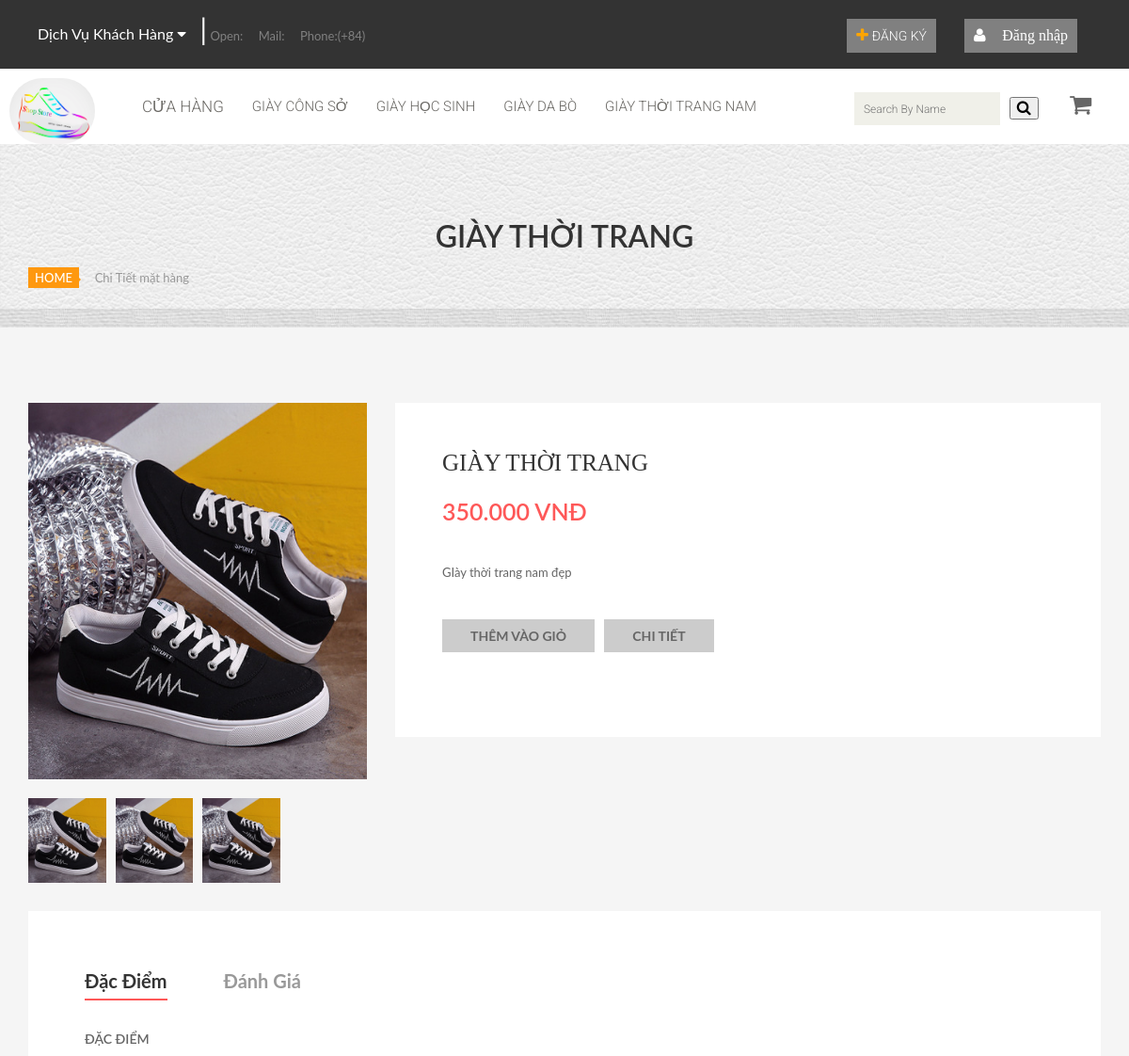
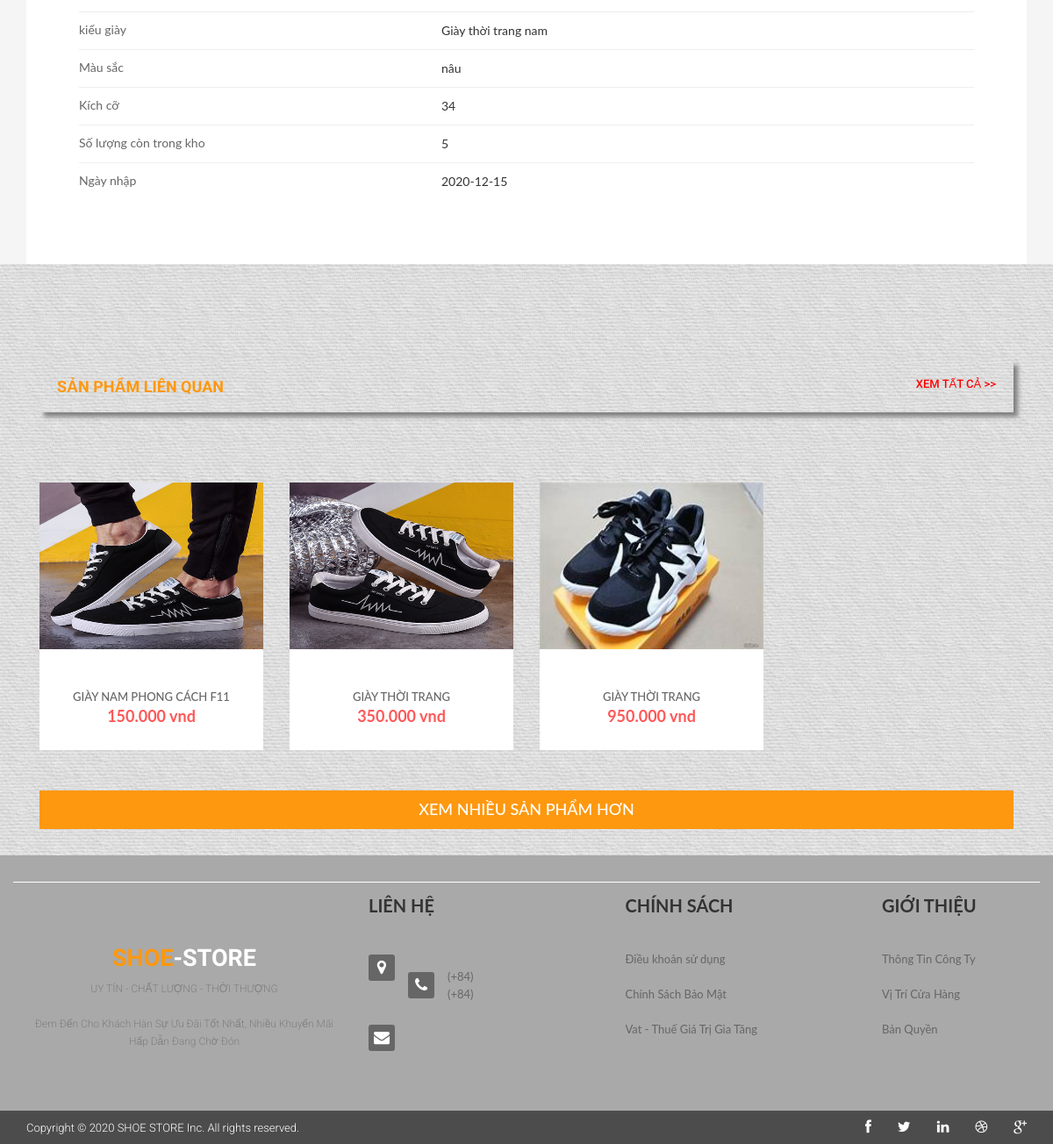
Page /?action=chitietmathang&id=7&idLoaiSP=4 on the committed database (2 pictures, top to bottom).
### tables this page shows
CREATE TABLE `loaisanpham` (
  `idLoaiSP` int(11) NOT NULL,
  `tenLSP` varchar(255) NOT NULL,
  `hinhanh` varchar(255) NOT NULL
);

CREATE TABLE `sanpham` (
  `idSP` int(11) NOT NULL,
  `idKM` int(11) NOT NULL,
  `idLoaiSP` int(11) NOT NULL,
  `idcolor` int(11) NOT NULL,
  `idsize` int(11) NOT NULL,
  `tenSP` varchar(255) NOT NULL,
  `Dongia` int(11) NOT NULL,
  `anh1` varchar(255) NOT NULL,
  `anh2` varchar(255) NOT NULL,
  `anh3` varchar(255) NOT NULL,
  `ngaynhap` date NOT NULL,
  `mota` varchar(255) NOT NULL,
  `soluong` int(255) NOT NULL
);

CREATE TABLE `color` (
  `idcolor` int(11) NOT NULL,
  `color` varchar(255) NOT NULL
);

CREATE TABLE `size` (
  `idsize` int(11) NOT NULL,
  `size` int(11) NOT NULL
);

### controller/chitietmathang_controller.php (called while the page is built, shortened)
<?php
    require_once('./model/hang.php');
    class chitietmathang
    {
    	var $chitietmathang_controller;
    	function __construct()
    	{
    		$this->chitietmathang_controller = new mathang();
    	}
        public function chitiet_hang()
        {
            $id = isset($_GET['id']) ? $_GET['id'] : '1';
            $data_chitiet = $this->chitietmathang_controller->details_hang($id);
            $data_loaisanpham = $this->chitietmathang_controller->loaisanpham();
            $ten_color = $this->chitietmathang_controller->getcolor($id);
            $size = $this->chitietmathang_controller->getsize($id);
            $idLoaiSP = isset($_GET['idLoaiSP']) ? $_GET['idLoaiSP'] : '1';
            $data_sanphamlienquan = $this->chitietmathang_controller->sanphamlienquan($idLoaiSP);
            $ten_loaisanpham = $this->chitietmathang_controller->layten_loaisanpham($idLoaiSP);
                require_once('views/index.php');
        }
    }
?>

### model/ketnoi.php (called while the page is built, shortened)
<?php
    class ketnoi
    {
        function __construct()
        {
            $host = "localhost";
            $username ="root";
            $password = "";
            $dbname = "shoe_store";
            $this->connect = new mysqli($host,$username,$password,$dbname);
        }
    }
?>

### model/hang.php (called while the page is built, shortened)
<?php
     require_once('ketnoi.php');
     class mathang
     {
      var $conn;
      function __construct()
      {
        $connect_obj = new ketnoi();
        $this->conn = $connect_obj->connect;
      }
          function details_hang($id)
          {
               $query = "SELECT * from sanpham WHERE idSP = '$id'";
               return $this->conn->query($query)->fetch_assoc();
          }
           function loaisanpham()
          {
               $query = "SELECT * from loaisanpham";
               $result = $this->conn->query($query);
               $data = array();
               while ($row = $result->fetch_assoc()) {
                   $data[] = $row;
                }
               return $data;
          }
          function layten_loaisanpham($id)
          {
              $query = "SELECT * FROM loaisanpham WHERE idLoaiSP = '$id'";
              return $this->conn->query($query)->fetch_assoc();
          }
          function getcolor($id)
          {
              $query = " SELECT * FROM color INNER JOIN sanpham ON color.idcolor = sanpham.idcolor WHERE idSP = '$id'";
              return $this->conn->query($query)->fetch_assoc();
          }
          function getsize($id)
          {
              $query = "SELECT * FROM size INNER JOIN sanpham ON size.idsize = sanpham.idsize WHERE idSP='$id'";
              return $this->conn->query($query)->fetch_assoc();
          }
           function sanphamlienquan($id)
           {
            $query = " SELECT * FROM sanpham WHERE idLoaiSP = '$id' limit 0,4";
            $result = $this->conn->query($query);
            $data = array();
            while ($row = $result->fetch_assoc()) {
              $data[] = $row;
            }
            return $data;
           }
     }
?>

### views/chitietmathang/chitietmathang.php (the view, shortened to what this page needs)
<div class="pages-title section-padding">
    <div class="container">
        <div class="row">
            <div class="col-xs-12">
                <div class="pages-title-text text-center">
                    <h2><?php echo $data_chitiet['tenSP']; ?></h2>
                </div>
            </div>
        </div>
    </div>
</div>
<section id="cart_items" style="margin-top: -50px; margin-bottom: -50px;">
    <div class="container">
        <div class="breadcrumbs">
            <ol class="breadcrumb">
              <li><a href="#">Home</a></li>
              <li class="active">Chi Tiết mặt hàng</li>
            </ol>
        </div>
    </div>
</section>
<div class="product-details pages section-padding-top">
    <div class="container">
        <div class="row">
            <div class="single-list-view">
                <div class="col-xs-12 col-sm-5 col-md-4">
                    <div class="quick-image">
                        <div class="single-quick-image text-center">
                            <div class="list-img">
                                <div class="product-f tab-content">
                                        <div class="simpleLens-container tab-pane active fade in" id="sin-2">
                                            <a class="simpleLens-image" data-lens-image="public/image/one.png" href="#"><img src="admin/public_admin/image/sanpham/<?php echo $data_chitiet['anh2']; ?>" alt="" class="simpleLens-big-image"></a>
                                        </div>
                                </div>
                            </div>
                        </div>
                        <div class="quick-thumb">
                            <ul class="product-slider">
                                    <li class="active float"><a data-toggle="tab" href="#sin-1"> <img src="admin/public_admin/image/sanpham/<?php echo $data_chitiet['anh1']; ?>"  /> </a></li>
                                    <li class="float"><a data-toggle="tab" href="#sin-2"> <img src="admin/public_admin/image/sanpham/<?php echo $data_chitiet['anh2']; ?>" alt="small image" /> </a></li>
                                    <li class="float"><a data-toggle="tab" href="#sin-3"> <img src="admin/public_admin/image/sanpham/<?php echo $data_chitiet['anh3']; ?>" alt="small image" /> </a></li>
                            </ul>
                        </div>
                    </div>
                </div>
                <div class="col-xs-12 col-sm-7 col-md-8">
                    <div class="quick-right">
                        <div class="list-text">
                            <h3><?php echo $data_chitiet['tenSP']; ?></h3>
                            <h5><?php echo $data_chitiet['Dongia']; ?>.000 VNĐ</h5>
                                <p><?php echo $data_chitiet['mota']; ?></p>
                            <div class="list-btn">
                                <a href="?action=giohang&act=add_giohang&id=<?= $data_chitiet['idSP'] ?>">Thêm vào giỏ</a>
                                <a href="#info">Chi tiết</a>
                            </div>
                        </div>
                    </div>
                </div>
            </div>
        </div>
        <div class="row">
            <div class="col-xs-12">
                <div class="reviews padding60 margin-top">
                    <ul class="reviews-tab clearfix" id="info">
                            <li class="active float"><a data-toggle="tab" href="#moreinfo">Đặc điểm</a></li>
                        <li class="float"><a data-toggle="tab" href="#reviews">Đánh giá</a></li>
                    </ul>
                    <div class="tab-content">
                            <div class="info-reviews moreinfo tab-pane fade in active" id="moreinfo">
                                <div class="tb">
                                    <h5>ĐẶC ĐIỂM</h5>
                                    <ul>
                                        <li>
                                            <span>kiểu giày</span>
                                            <div><?php echo $ten_loaisanpham['tenLSP']; ?></div>
                                        </li>
                                        <li>
                                            <span>Màu sắc</span>
                                            <div><?php echo $ten_color['color']; ?></div>
                                        </li>
                                        <li>
                                            <span>Kích cỡ</span>
                                            <div><?php echo $size['size']; ?></div>
                                        </li>
                                        <li>
                                            <span>Số lượng còn trong kho</span>
                                            <div><?php echo $size['soluong']; ?></div>
                                        </li>
                                        <li>
                                            <span>Ngày nhập</span>
                                            <div><?php echo $data_chitiet['ngaynhap']; ?></div>
                                        </li>
                                    </ul>
                                </div>
                            </div>
                    </div>
                </div>
            </div>
        </div>
    </div>
</div>

### views/header/header.php (shortened to what this page needs)
<div class="header-middle">
               <div class="row row_header">
                 <div class="col-sm-6" style="color: gray;">
                      <div class="dropdown" style="float:left;">
                        <button class="dropbtnn">Dịch Vụ Khách Hàng
                         <i class="fa fa-caret-down"></i>
                        </button>
                      </div>
                      <span class="kedoc">|</span>
                      Open: <?php echo $_SESSION['time'] ?> &emsp; Mail:  <?php echo $_SESSION['mail_1'] ?>&emsp; Phone:(+84) <?php echo $_SESSION['phone_1'] ?>
                    </div>
                     <div class="col-sm-6">
                       <div class="shop-menu pull-right">
                           <ul class="nav navbar-nav">
                             <li>
                              <div class="dropdown221">
                                <?php  if(!isset($_SESSION['tendangnhap'])){ ?>
                                 <i class="fa fa-plus img_user" title="Tài Khoản">
                                   <a href="?action=dangnhap" class="dangkya">Đăng ký </a></i>
                                 <?php }else{
                                 } ?>
                           </div>
                           </li>
                           <li>
                              <div class="dropdown22">
                               <i class="fa fa-user img_user" title="Tài Khoản">
                       <?php  if(isset($_SESSION['tendangnhap'])){
                              echo 'Chào '.$_SESSION['tendangnhap'];
                            }else{
                             echo '&emsp;Đăng nhập';
                            }
                            ?>
                             </i>
                           </div>
                           </li>
                           </ul>
                       </div>
                   </div>
               </div>
       </div>
       <div class="header-bottom">
           <div class="container">
               <div class="row">
                   <div class="col-sm-9">
                       <div class="mainmenuu pull-left">
                           <ul class="nav navbar-nav collapse navbar-collapse">
                               <li><a href="?action=trangchu" class="active">
                                 <div class="btn-group">
                                       <img src="public/image/logo.png" alt="logo" title="về trang chủ">
                                </div>
                               </a></li>
                               <li class="dropdown"><a href="?action=cuahang1">Cửa Hàng</a></li>
                               <?php foreach ($data_loaisanpham as $value) {  ?>
                               <li class="dropdown"><a href="?action=cuahang&id=<?= $value['idLoaiSP'] ?>" style="font-size: 15px;"><?= $value['tenLSP'] ?></a></li>
                             <?php }  ?>
                           </ul>
                       </div>
                   </div>
                   <form method="POST" action="?action=cuahang1">
                   <div class="col-sm-3">
                       <div class="search_box pull-right">
                             <input type="text" placeholder="Search By Name" name="timkiem_sp">&ensp;
                              <button type="submit"><i class="fa fa-search"></i></button>
                           <a id="a1" href="?action=giohang&?act=list_giohang"> <i class="fa fa-shopping-cart" title="Giỏ Hàng Của Bạn"></i>&emsp;</a>
                       </div>
                   </div>
                   </form>
               </div>
           </div>
       </div>

### views/sanphamlienquan/sanphamlienquan.php (shortened to what this page needs)
<div class="recommended_items">
   <div class="container spnb">
                        <h2 class="title text-left" id="makm">SẢN PHẨM LIÊN QUAN
                            <a href="?action=cuahang1" class="pull-right" id="textid">Xem tất cả >></a>
                        </h2>
                        <div id="recommended-item-carousel">
                            <div class="carousel-inner">
                                <div class="item active">
<?php foreach ($data_sanphamlienquan as $value) { ?>
                                     <div class="col-sm-3">
                            <div class="single-product">
                                            <div class="product-f">
                                                <a href="#"><img src="admin/public_admin/image/sanpham/<?php echo $value['anh1'] ?>" alt="Product Title" class="img-products" /></a>
                                            </div>
                                            <div class="product-dsc">
                                                <p><a href="#"><center> <?php echo $value['tenSP'] ?> </center></a></p>
                                                <span><center><?php echo $value['Dongia'].".000 vnd" ?></center></span>
                                            </div>
                                        </div>
                        </div>
                         <?php  } ?>
                            </div>
                        </div>
                    </div>
</div>
<div class="container container2">
        <button type="button" class="btn btn-primary btn-lg btn-block">
        <a href="?action=cuahang1">XEM NHIỀU SẢN PHẨM HƠN</a>
        </button>
    </div>

### rows in the picture
loaisanpham: tenLSP "GIÀY CÔNG SỞ"
loaisanpham: tenLSP "GIÀY HỌC SINH"
loaisanpham: tenLSP "GIÀY DA BÒ"
loaisanpham: tenLSP "GIÀY THỜI TRANG NAM", tenLSP "Giày thời trang nam"
sanpham: tenSP "GIÀY THỜI TRANG", anh2 (picture), anh1 (picture), anh3 (picture), Dongia "350", mota "GIày thời trang nam đẹp", idcolor.color "nâu", idsize.size "34", soluong "5", ngaynhap "2020-12-15"
sanpham: anh1 (picture), tenSP "GIÀY NAM PHONG CÁCH F11", Dongia "150"
sanpham: anh1 (picture), tenSP "GIÀY THỜI TRANG", Dongia "950"
